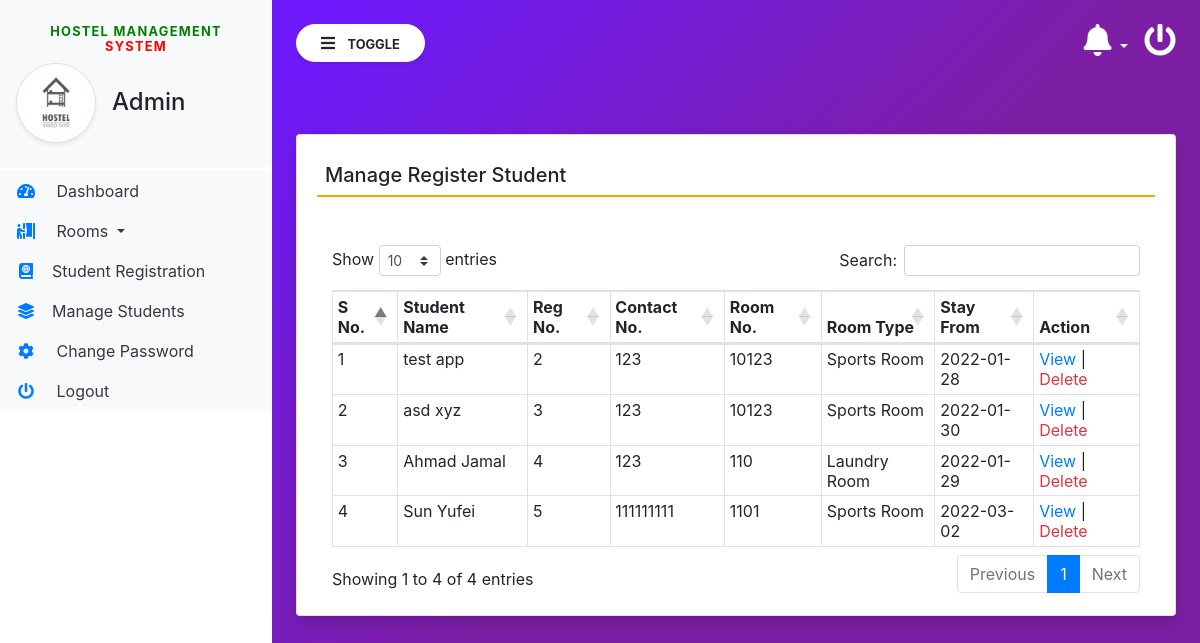
Screenshot of /manage_student (signed in) with the database file from the repository.
### hostel/models.py (models this page shows, shortened)
class Registration(models.Model):
    rooms = models.ForeignKey(Rooms, on_delete=models.CASCADE)
    regNo = models.CharField(max_length=50, null=True)
    stayfrom = models.CharField(max_length=50, null=True)
    duration = models.CharField(max_length=50, null=True)
    userreg = models.ForeignKey(Userregistration, on_delete=models.CASCADE)
    egycontactno = models.CharField(max_length=15, null=True)
    time_booked = models.DateTimeField(auto_now=True)
    postingDate = models.DateField(null=True, auto_now_add=True)
    updationDate = models.DateField(null=True, auto_now=True)

class Userregistration(models.Model):
    users = models.ForeignKey(User, on_delete=models.CASCADE)
    regNo = models.IntegerField(null=True)
    gender = models.CharField(max_length=50, null=True)
    contactNo = models.CharField(max_length=15, null=True)
    regDate = models.DateField(null=True)
    updationDate = models.DateTimeField(auto_now_add=True)

class Rooms(models.Model):
    ROOM_TYPES = (
        ('s', "Sports Room"),
        ('l', "Laundry Room"),
    )
    type = models.CharField(max_length=10, null=True, choices=ROOM_TYPES)
    room_no = models.CharField(max_length=100, null=True)
    posting_date = models.DateTimeField(auto_now_add=True)

### hostel/views.py (the view)
# urls.py: path('manage_student', manage_student, name='manage_student'),
def manage_student(request):
    if not request.user.is_authenticated:
        return redirect('admin_login')
    stdata = Registration.objects.all()
    return render(request, 'manage_student.html', locals())

### hostel/templates/manage_student.html
{% extends 'admin_base.html' %}
{% block main  %}
<div class="card shadow mt-5">
    <div class="card-body">
        <h5 class="p-2" style="border-bottom: 2px solid orange;">Manage Register Student</h5>
        <div class="container-fluid mt-5">
            <table class="table table-bordered table-sm" id="example">
                <thead>
                <tr>
                    <th>S No.</th>
                    <th>Student Name</th>
                    <th>Reg No.</th>
                    <th>Contact No.</th>
                    <th>Room No.</th>
                    <th>Room Type</th>
                    <th>Stay From</th>
                    <th>Action</th>
                </tr>
                </thead>
                <tbody>
             {% for i in stdata %}
             <tr>
                 <td>{{forloop.counter}}</td>
                 <td>{{i.userreg.users.first_name}} {{i.userreg.users.last_name}}</td>
                 <td>{{i.userreg.regNo}}</td>
                 <td>{{i.userreg.contactNo}}</td>
                 <td>{{i.rooms.room_no}}</td>
                 <td>{{i.rooms.get_type_display}}</td>
                 <td>{{i.stayfrom}}</td>
                 <td><a href="{% url 'view_RegistrationDtls' i.id %}" class="text-primary">View</a> |
                 <a href="{% url 'delete_StudentReg' i.id %}" class="text-danger" onclick="return confirm('Are You Sure?')">Delete</a></td>
             </tr>
             {% endfor %}
             </tbody>
            </table>
        </div>
    </div>
</div>
{% endblock %}

### hostel/static/css/sidebar.css (style rules this page uses)
body { background-image : linear-gradient(135.9deg,rgba(109,25,252,1) 16.4%,rgba(125,31,165,1) 56.1%); min-height:100vh; }

### rows the page displays
Registration: userreg.users.first_name "test", userreg.users.last_name "app", userreg.regNo "2", userreg.contactNo "123", rooms.room_no "10123", rooms.type "Sports Room", stayfrom "2022-01-28"
Registration: userreg.users.first_name "asd", userreg.users.last_name "xyz", userreg.regNo "3", userreg.contactNo "123", rooms.room_no "10123", rooms.type "Sports Room", stayfrom "2022-01-30"
Registration: userreg.users.first_name "Ahmad", userreg.users.last_name "Jamal", userreg.regNo "4", userreg.contactNo "123", rooms.room_no "110", rooms.type "Laundry Room", stayfrom "2022-01-29"
Registration: userreg.users.first_name "Sun", userreg.users.last_name "Yufei", userreg.regNo "5", userreg.contactNo "111111111", rooms.room_no "1101", rooms.type "Sports Room", stayfrom "2022-03-02"
